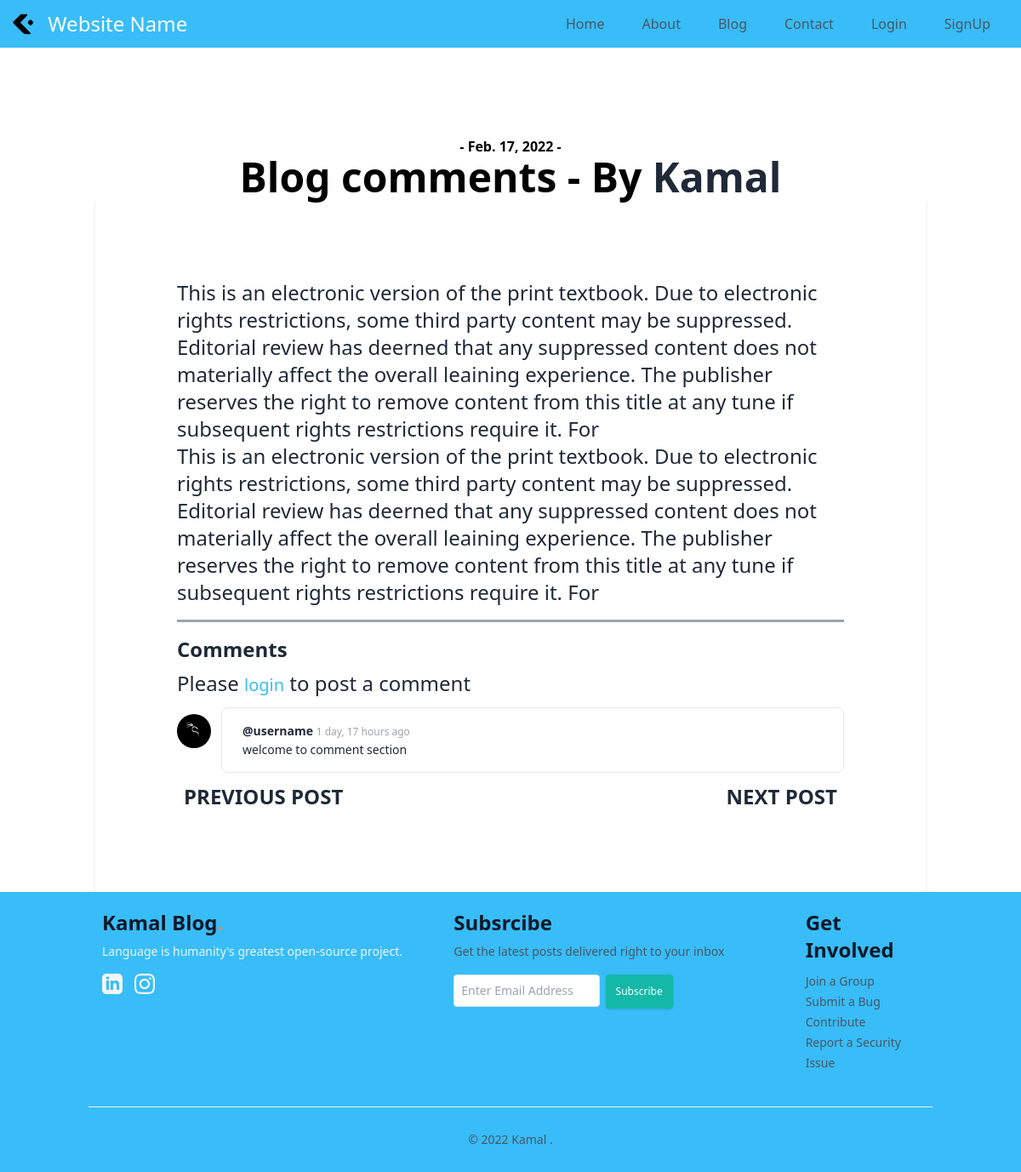
Screenshot of /blog/Blog comments/ with the database file from the repository.
### blog/models.py (models this page shows, shortened)
class Post(models.Model):
    sno=models.AutoField(primary_key=True)
    category=models.CharField(max_length=50)
    title=models.CharField(max_length=255)
    author=models.CharField(max_length=14)
    slug=models.CharField(max_length=130)
    timeStamp=models.DateField(blank=True, null=True)
    timeRead=models.IntegerField()
    image=models.ImageField(upload_to='Images', default="")
    content=models.TextField()

class BlogComment(models.Model):
    sno= models.AutoField(primary_key=True)
    comment=models.TextField()
    user=models.ForeignKey(User, on_delete=models.CASCADE)
    post=models.ForeignKey(Post, on_delete=models.CASCADE)
    parent=models.ForeignKey('self',on_delete=models.CASCADE, null=True )
    timestamp= models.DateTimeField(default=now)

### blog/views.py (the view)
# urls.py: path('<str:slug>/', views.blogPage, name="blogPage"),
def blogPage(request, slug):
    post=Post.objects.filter(slug=slug).first()
    comments= BlogComment.objects.filter(post=post, parent=None)
    context={"post":post, 'comments': comments,}
    return render(request, "blog/blogPage.html", context)

### templates/blog/blogpage.html (shortened to what this page needs)
{% extends 'basic.html' %}
{% load static %}
{% load humanize %}
{% load extras %}
{% block body %}
<div class="text-center pt-16 md:pt-16">
    <p class="text-sm md:text-base text-grey-500 font-bold">- {{post.timeStamp}} -
    </p>
    <h1 class="font-bold break-normal text-3xl md:text-5xl">{{post.title}} - By <a class="text-gray-800  no-underline"
            href="/about">{{post.author}}</a></h1>
</div>
<div class="container max-w-5xl mx-auto">
    <div class="mx-0 sm:mx-6">
        <div class="bg-white w-full p-8 md:p-24 text-xl md:text-2xl text-gray-800 leading-normal shadow-md">
            <p class="font-serif">
                {{post.content|safe}}
            </p>
            <hr class=" border-b-2 border-gray-400 my-4 ">
            <div class="bg-white w-full h-auto flex flex-col space-y-2">
                <div>
                    <strong class=" ">Comments</strong>
                </div>
                {% if user.is_authenticated %}
                <form action="/blog/postComment/" method="post">
                    {% csrf_token %}
                    <div class="flex ">
                        <div class="  flex my-3 w-full">
                            <div class="  flex-shrink-0 mr-3"><img src="/media/Images/kali.png" alt=""
                                    class="  mt-2 rounded-full w-8 h-8 sm:w-10 sm:h-10"></div>
                            <div
                                class="text-sm flex-1 border rounded-lg px-4 py-2 sm:px-6 sm:py-4 space-y-2 leading-relaxed  max-w-[75vw] break-words">
                                <strong class=" ">Post Comment</strong>
                                <input required name="comment" placeholder="Enter comment here"
                                    class="bg-gray-200 w-full text-gray-700 focus:outline-none focus:shadow-outline border border-gray-300 rounded py-2 px-4 block appearance-none"
                                    type="text">
                                <input type="hidden" name="postSno" value="{{post.sno}}">
                                <input type="hidden" name="parentSno" value="">
                                <button type="submit"
                                    class=" bg-gray-700 text-white font-bold py-2 px-4 rounded hover:bg-gray-600">Submit</button>
                            </div>
                        </div>
                    </div>
                </form>
                {% else %}
                <p>
                    Please <span><a class="text-sky-400 text-xl" href="#">login</a></span> to post a comment
                </p>
                {% endif %}
            </div>
            {% for comment in comments %}
            <div class="flex ">
                <div class="  flex my-3 w-full">
                    <div class="  flex-shrink-0 mr-3"><img src="/media/Images/kali.png" alt=""
                            class="  mt-2 rounded-full w-8 h-8 sm:w-10 sm:h-10"></div>
                    <div
                        class="text-sm flex-1 border rounded-lg px-4 py-2 sm:px-6 sm:py-4 leading-relaxed  max-w-[75vw] break-words">
                        <strong class=" ">@{{comment.user.username}}</strong> <span
                            class="  text-xs text-gray-400">{{comment.timestamp| naturaltime}}</span>
                        <p class="  text-sm"> {{comment.comment}}</p>
                    </div>
                </div>
            </div>
            {% endfor %}
            <div class="flex justify-between border-t border-lila py-12 mt-10">
                <a href="/" class="flex items-center">
                    <span class="font-body font-bold text-primary text-lg uppercase block pl-2 md:pl-5">Previous
                        Post</span>
                </a>
                <a href="/" class="flex items-center">
                    <span class="font-body font-bold text-primary text-lg uppercase block pr-2 md:pr-5">Next
                        Post</span>
                </a>
            </div>
        </div>
    </div>
</div>
{% endblock body %}

### rows the page displays
Post: timeStamp "Feb. 17, 2022", title "Blog comments", author "Kamal", content "This is an electronic version of the print textbook. Due to electronic rights restrictions, some third party content may be suppressed. Editorial review has deerned that any suppressed content does not materially affect the overall leaining experience. The publisher reserves the right to remove content from this title at any tune if subsequent rights restrictions require it. For This is an electronic version of the print textbook. Due to electronic rights restrictions, some third party content may be suppressed. Editorial review has deerned that any suppressed content does not materially affect the overall leaining experience. The publisher reserves the right to remove content from this…"
BlogComment: user.username "username", timestamp "1 day, 17 hours ago", comment "welcome to comment section"
